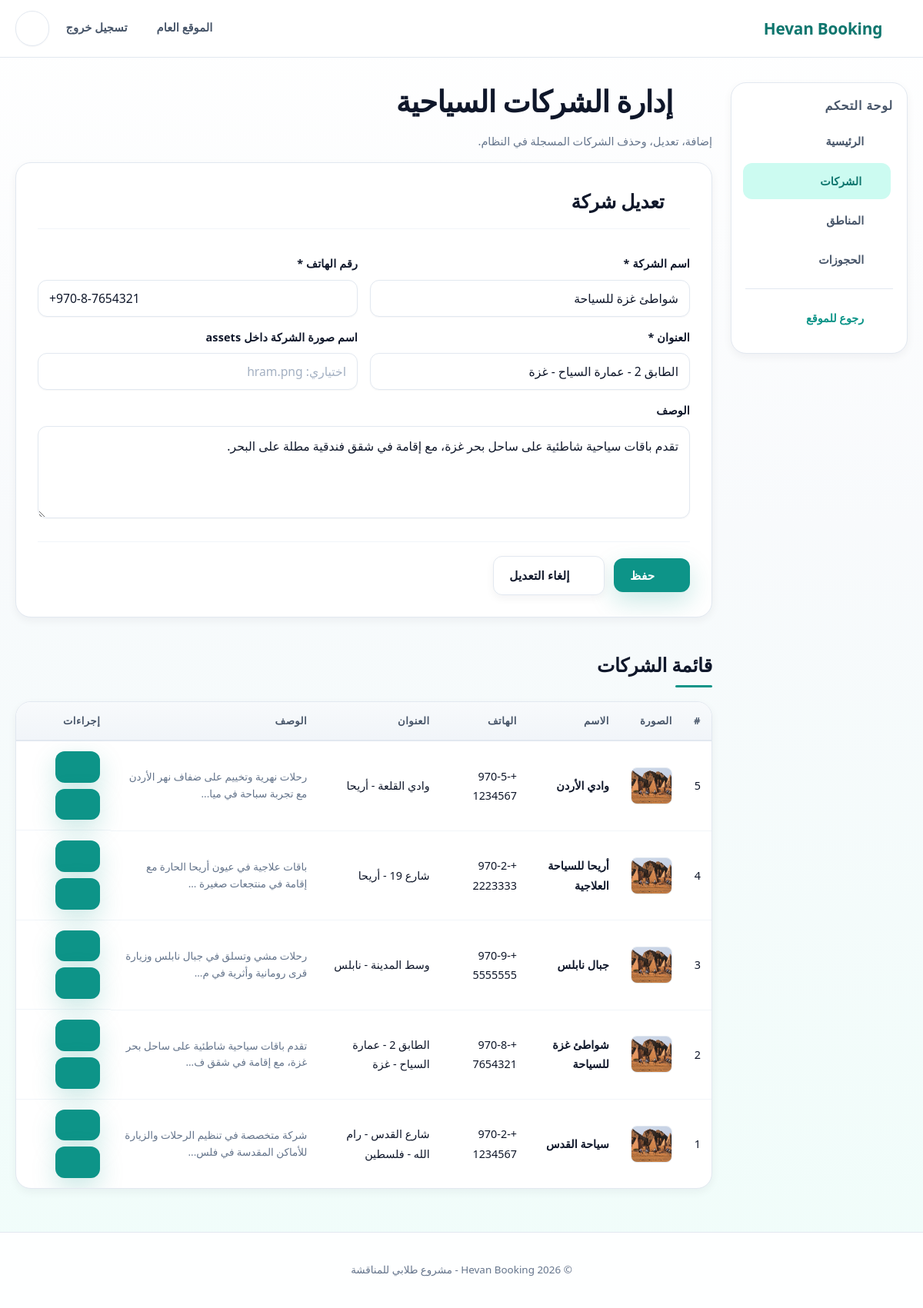
Page /admin/companies.php?edit=2 (signed in) on the committed database.
### tables this page shows
CREATE TABLE `companies` (
  `id`           INT UNSIGNED NOT NULL AUTO_INCREMENT PRIMARY KEY,
   
  `name`         VARCHAR(150) NOT NULL,
   
  `description`  TEXT DEFAULT NULL,
   
  `email`        VARCHAR(150) DEFAULT NULL,
  `phone`        VARCHAR(30)  DEFAULT NULL,
  `address`      VARCHAR(255) DEFAULT NULL,
  `logo`         VARCHAR(255) DEFAULT NULL COMMENT 'مسار صورة الشعار',
   
  `is_active`    TINYINT(1) UNSIGNED NOT NULL DEFAULT 1,
   
  `created_at`   TIMESTAMP DEFAULT CURRENT_TIMESTAMP,
  `updated_at`   TIMESTAMP NULL DEFAULT NULL ON UPDATE CURRENT_TIMESTAMP,
  INDEX `idx_companies_active` (`is_active`)
   
);

### admin/companies.php (the view, shortened to what this page needs)
<?php
require_once __DIR__ . '/_layout.php';
$edit    = null;
if (isset($_GET['edit'])) {
    $id = (int)$_GET['edit'];
    $stmt = $conn->prepare("SELECT * FROM companies WHERE id = ?");
    $stmt->bind_param('i', $id);
    $stmt->execute();
    $edit = $stmt->get_result()->fetch_assoc();
}
$companies = $conn->query("SELECT * FROM companies ORDER BY id DESC");
admin_header('إدارة الشركات السياحية');
?>
<h1><?= svg_icon('building') ?> إدارة الشركات السياحية</h1>
<p class="muted">إضافة، تعديل، وحذف الشركات المسجلة في النظام.</p>
<div class="card form-card">
  <h2><?= $edit ? svg_icon('edit') . ' تعديل شركة' : svg_icon('plus') . ' إضافة شركة جديدة' ?></h2>
  <form method="post">
    <div class="form-row">
      <div>
        <label for="name">اسم الشركة *</label>
        <input type="text" id="name" name="name" value="<?= h($edit['name'] ?? '') ?>" required>
      </div>
      <div>
        <label for="phone">رقم الهاتف *</label>
        <input type="tel" id="phone" name="phone" value="<?= h($edit['phone'] ?? '') ?>" required>
      </div>
    </div>
    <div class="form-row">
      <div>
        <label for="address">العنوان *</label>
        <input type="text" id="address" name="address" value="<?= h($edit['address'] ?? '') ?>" required>
      </div>
      <div>
        <label for="image_url">اسم صورة الشركة داخل assets</label>
        <input type="text" id="image_url" name="image_url" value="<?= h($edit['image_url'] ?? '') ?>" placeholder="اختياري: hram.png">
      </div>
    </div>
    <label for="description">الوصف</label>
    <textarea id="description" name="description"><?= h($edit['description'] ?? '') ?></textarea>
    <div class="form-actions">
      <button class="btn" type="submit"><?= svg_icon('save') ?> حفظ</button>
      <?php if ($edit): ?>
        <a class="btn secondary" href="<?= url('admin/companies.php') ?>"><?= svg_icon('x') ?> إلغاء التعديل</a>
      <?php endif; ?>
    </div>
  </form>
</div>
<div class="section-title"><h2>قائمة الشركات</h2></div>
<div class="card table-wrap mobile-cards">
  <table>
    <thead>
      <tr>
        <th>#</th>
        <th>الصورة</th>
        <th>الاسم</th>
        <th>الهاتف</th>
        <th>العنوان</th>
        <th>الوصف</th>
        <th>إجراءات</th>
      </tr>
    </thead>
    <tbody>
      <?php while ($row = $companies->fetch_assoc()): ?>
        <tr>
          <td data-label="#"><?= (int)$row['id'] ?></td>
          <td data-label="الصورة"><img class="table-thumb" src="<?= h(!empty($row['image_url']) ? asset_url($row['image_url']) : asset_url('hram.png')) ?>" alt="<?= h($row['name']) ?>"></td>
          <td data-label="الاسم"><b><?= h($row['name']) ?></b></td>
          <td data-label="الهاتف"><?= h($row['phone']) ?></td>
          <td data-label="العنوان"><?= h($row['address']) ?></td>
          <td data-label="الوصف" class="text-sm"><?= h(text_excerpt($row['description'] ?? '', 60)) ?></td>
          <td data-label="إجراءات" class="actions-cell">
            <a class="btn small" href="<?= url('admin/companies.php?edit=' . (int)$row['id']) ?>"><?= svg_icon('edit') ?></a>
            <a class="btn small danger" onclick="return confirm('حذف الشركة: <?= h($row['name']) ?>؟')"
               href="<?= url('admin/companies.php?delete=' . (int)$row['id']) ?>"><?= svg_icon('trash') ?></a>
          </td>
        </tr>
      <?php endwhile; ?>
    </tbody>
  </table>
</div>

### config.php (shortened to what this page needs)
<?php
function h($value) {
    return htmlspecialchars((string)$value, ENT_QUOTES, 'UTF-8');
}
function base_url() {
    $script = $_SERVER['SCRIPT_NAME'] ?? '';
    $parts = array_values(array_filter(explode('/', trim($script, '/'))));
    $adminIndex = array_search('admin', $parts, true);
    if ($adminIndex !== false) {
        return $adminIndex > 0 ? '/' . implode('/', array_slice($parts, 0, $adminIndex)) : '';
    }
    return '';
}
function url($path = '') {
    $base = base_url();
    return $base . '/' . ltrim($path, '/');
}
function text_excerpt($text, $length = 100) {
    $text = trim((string)$text);
    if (function_exists('mb_strlen') && function_exists('mb_substr')) {
        return mb_strlen($text) > $length ? mb_substr($text, 0, $length) . '...' : $text;
    }
    return strlen($text) > $length ? substr($text, 0, $length) . '...' : $text;
}
function svg_icon($name, $class = '') {
    $path = $icons[$name] ?? $icons['globe'];
    $class = trim('icon ' . $class);
    return '<svg class="' . h($class) . '" viewBox="0 0 24 24" aria-hidden="true" fill="none" stroke="currentColor" stroke-width="2" stroke-linecap="round" stroke-linejoin="round">' . $path . '</svg>';
}
function asset_url($file) {
    $file = trim((string)$file);
    $file = preg_replace('#^assets/#', '', $file);
    $segments = array_map('rawurlencode', explode('/', $file));
    return url('assets/' . implode('/', $segments));
}

### rows in the picture
companies: name "شواطئ غزة للسياحة", phone "+970-8-7654321", address "الطابق 2 - عمارة السياح - غزة", description "تقدم باقات سياحية شاطئية على ساحل بحر غزة، مع إقامة في شقق فندقية مطلة على البحر.", id "2", description "تقدم باقات سياحية شاطئية على ساحل بحر غزة، مع إقامة في شقق ف..."
companies: id "5", name "وادي الأردن", phone "+970-5-1234567", address "وادي القلعة - أريحا", description "رحلات نهرية وتخييم على ضفاف نهر الأردن مع تجربة سباحة في ميا..."
companies: id "4", name "أريحا للسياحة العلاجية", phone "+970-2-2223333", address "شارع 19 - أريحا", description "باقات علاجية في عيون أريحا الحارة مع إقامة في منتجعات صغيرة ..."
companies: id "3", name "جبال نابلس", phone "+970-9-5555555", address "وسط المدينة - نابلس", description "رحلات مشي وتسلق في جبال نابلس وزيارة قرى رومانية وأثرية في م..."
companies: id "1", name "سياحة القدس", phone "+970-2-1234567", address "شارع القدس - رام الله - فلسطين", description "شركة متخصصة في تنظيم الرحلات والزيارة للأماكن المقدسة في فلس..."
